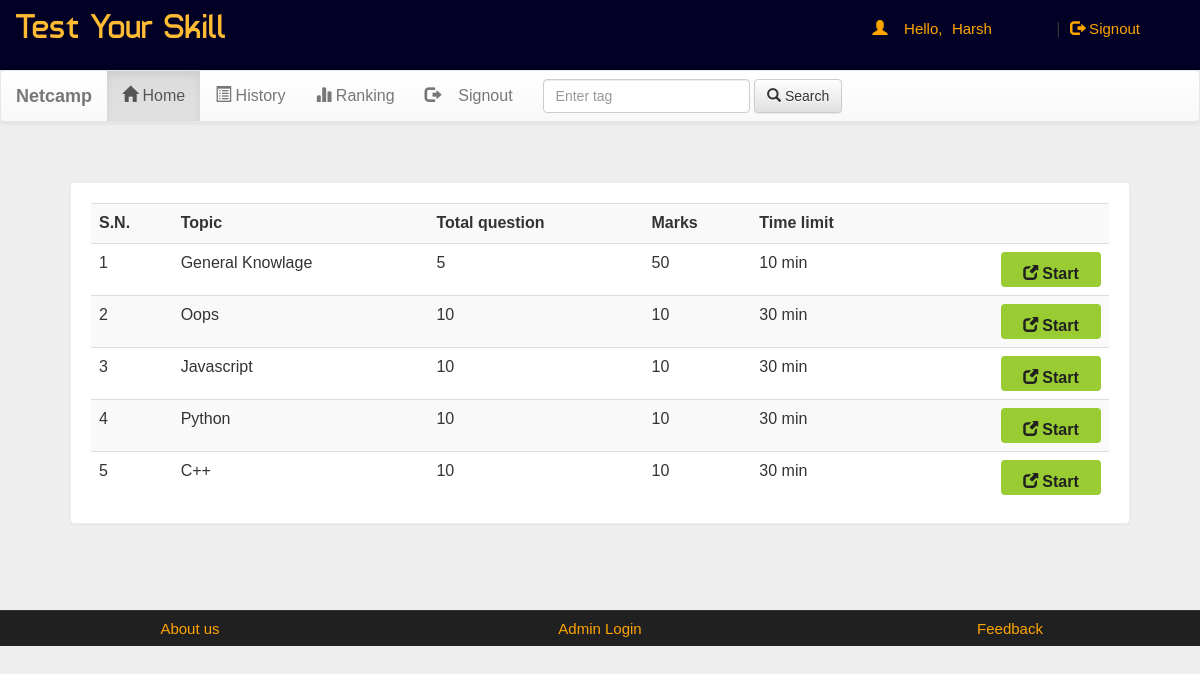
The app's page /online-examination-system/account.php?q=1 (signed in) with its own data.
### tables this page shows
CREATE TABLE `quiz` (
  `eid` text NOT NULL,
  `title` varchar(255) NOT NULL,
  `sahi` int(11) NOT NULL,
  `wrong` int(11) NOT NULL,
  `total` bigint(20) NOT NULL,
  `time` int(11) NOT NULL,
  `intro` text NOT NULL,
  `tag` varchar(255) NOT NULL,
  `date` timestamp NOT NULL DEFAULT current_timestamp() ON UPDATE current_timestamp()
);

### online-examination-system/account.php (the view, shortened to what this page needs)
<!DOCTYPE html>
<html lang="en">
<head>
  <link rel="stylesheet" href="css/bootstrap.min.css" />
  <link rel="stylesheet" href="css/bootstrap-theme.min.css" />
  <link rel="stylesheet" href="css/main.css">
  <link rel="stylesheet" href="css/font.css">
</head>
<body>
  <div class="header">
    <div class="row">
      <div class="col-lg-6">
        <span class="logo">Test Your Skill</span>
      </div>
      <div class="col-md-4 col-md-offset-2">
        <?php
        include_once 'dbConnection.php';
        if (!(isset($_SESSION['email']))) {
          header("location:index.php");
        } else {
          $name = $_SESSION['name'];
          $email = $_SESSION['email'];
          echo '<span class="pull-right top title1" ><span class="log1"><span class="glyphicon glyphicon-user" aria-hidden="true"></span>&nbsp;&nbsp;&nbsp;&nbsp;Hello,</span> <a href="account.php?q=1" class="log log1">' . $name . '</a>&nbsp;|&nbsp;<a href="logout.php?q=account.php" class="log"><span class="glyphicon glyphicon-log-out" aria-hidden="true"></span>&nbsp;Signout</button></a></span>';
        }
        ?>
      </div>
    </div>
  </div>
  <div class="bg">
    <nav class="navbar navbar-default title1">
      <div class="container-fluid">
        <div class="navbar-header">
          <a class="navbar-brand" href="#"><b>Netcamp</b></a>
        </div>
        <div class="collapse navbar-collapse" id="bs-example-navbar-collapse-1">
          <ul class="nav navbar-nav">
            <li <?php if (@$_GET['q'] == 1)
              echo 'class="active"'; ?>>
              <a href="account.php?q=1">
                <span class="glyphicon glyphicon-home" aria-hidden="true"></span>&nbsp;Home
              </a>
            </li>
            <li <?php if (@$_GET['q'] == 2)
              echo 'class="active"'; ?>>
              <a href="account.php?q=2">
                <span class="glyphicon glyphicon-list-alt" aria-hidden="true"></span>&nbsp;History
              </a>
            </li>
            <li <?php if (@$_GET['q'] == 3)
              echo 'class="active"'; ?>>
              <a href="account.php?q=3">
                <span class="glyphicon glyphicon-stats" aria-hidden="true"></span>&nbsp;Ranking
              </a>
            </li>
            <li class="pull-right">
              <a href="logout.php?q=account.php">
                <span class="glyphicon glyphicon-log-out" aria-hidden="true"></span>&nbsp;&nbsp;&nbsp;&nbsp;Signout
              </a>
            </li>
          </ul>
          <form class="navbar-form navbar-left" role="search">
            <div class="form-group">
              <input type="text" class="form-control" placeholder="Enter tag ">
            </div>
            <button type="submit" class="btn btn-default"><span class="glyphicon glyphicon-search"
                aria-hidden="true"></span>&nbsp;Search</button>
          </form>
        </div>
      </div>
    </nav>
    <div class="container">
      <div class="row">
        <div class="col-md-12">
          <?php if (@$_GET['q'] == 1) {
            $result = mysqli_query($con, "SELECT * FROM quiz ORDER BY date DESC") or die('Error');
            echo '<div class="panel"><div class="table-responsive"><table class="table table-striped title1">
<tr><td><b>S.N.</b></td><td><b>Topic</b></td><td><b>Total question</b></td><td><b>Marks</b></td><td><b>Time limit</b></td><td></td></tr>';
            $c = 1;
            while ($row = mysqli_fetch_array($result)) {
              $title = $row['title'];
              $total = $row['total'];
              $sahi = $row['sahi'];
              $time = $row['time'];
              $eid = $row['eid'];
              $q12 = mysqli_query($con, "SELECT score FROM history WHERE eid='$eid' AND email='$email'") or die('Error98');
              $rowcount = mysqli_num_rows($q12);
              if ($rowcount == 0) {
                echo '<tr><td>' . $c++ . '</td><td>' . $title . '</td><td>' . $total . '</td><td>' . $sahi * $total . '</td><td>' . $time . '&nbsp;min</td>
	<td><b><a href="account.php?q=quiz&step=2&eid=' . $eid . '&n=1&t=' . $total . '" class="pull-right btn sub1" style="margin:0px;background:#99cc32"><span class="glyphicon glyphicon-new-window" aria-hidden="true"></span>&nbsp;<span class="title1"><b>Start</b></span></a></b></td></tr>';
              }
            }
            echo '</table></div></div>';
          } ?>
        </div>
      </div>
    </div>
  </div>
  <div class="row footer">
    <div class="col-md-4 box">
      <a href="about.php" target="_blank">About us</a>
    </div>
    <div class="col-md-4 box">
      <a href="#" data-toggle="modal" data-target="#login">Admin Login</a>
    </div>
    <div class="col-md-4 box">
      <a href="feedback.php" target="_blank">Feedback</a>
    </div>
  </div>
</body>
</html>

### online-examination-system/css/main.css (style rules this page uses)
body { overflow-x:hidden; width:100%; font: 15px "Century Gothic", "Times Roman", sans-serif; background:#eee; min-height:550px; background-attachment:fixed; }
.bg { min-height:540px; }
.panel { border-color:#eee; margin:40px; padding:20px; font: 15px "Century Gothic", "Times Roman", sans-serif; }
.header { background: rgb(2,0,36); height:70px; }
.logo { font-family:'typo'; font-size:35px; color:#ffbb33; margin:15px; }
.title1 { font: 16px "Century Gothic", "Times Roman", sans-serif; }
.sub1 { width:90px; color:#202020; background:orange; font-size:15px; height:35px; margin:20px; padding:10px; width:100px; }
.footer { font-size:15px; text-align:center; border-top:1px solid; border-color:#323232; background-color:#202020; }
.footer a { margin:25px; color:orange; text-decoration:none; font: 15px "Century Gothic", "Times Roman", sans-serif; }
.box { padding:9px; }
.top { margin-top:20px; }
.log1 { font: 15px 'Ubuntu', sans-serif; color:orange; margin-left:10px; }
.log { margin:10px; margin-right:60px; margin-left:5px; color:orange; text-decoration:none; font-size:20px; font-size:15px; }

### records on screen
quiz: title "General Knowlage", total "5", $sahi * $total "50", time "10"
quiz: title "Oops", total "10", $sahi*$total "10", time "30"
quiz: title "Javascript", total "10", $sahi*$total "10", time "30"
quiz: title "Python", total "10", $sahi*$total "10", time "30"
quiz: title "C++", total "10", $sahi*$total "10", time "30"

### other values on screen
$name "Harsh"
